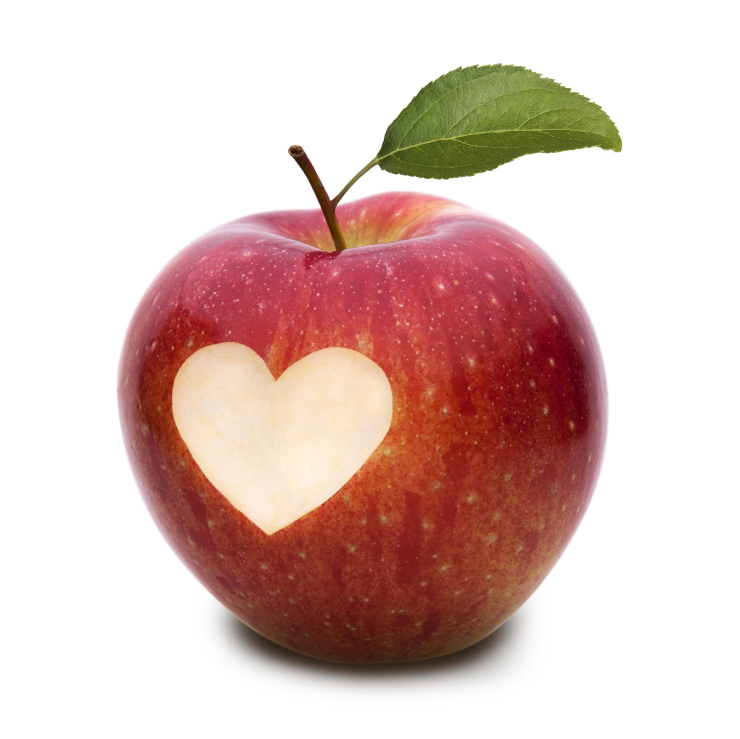
#> input picture Img/Train/All/0.0.jpg, 2218 x 2216 px (shown at 1/3 size); its folder holds only this picture in this run
$ python loader.py   (Python 2 division)
#> lines starting #> are read from the running program, lines starting #| are printed output that depends on the picture
import os
import Image
import numpy as np

numberOfImgs = 1020

def load_img():
    """
        Load training image

        Return: The labels and the images
    """
    # Create the temporary folder
    if not os.path.exists("./temp"):
        os.mkdir("./temp")

    # Resize the images to the temporary folder
    imgs = os.listdir("./Img/Train/All/")
    for i in range(len(imgs)):
        img = Image.open("./Img/Train/All/" + imgs[i])
#> img is the input picture: PIL image 2218x2216 RGB; mean R, G, B 220.7, 194, 188.6
        img = img.resize((200, 200))
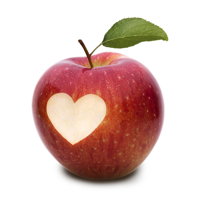
#> img: PIL image 200x200 RGB; mean R, G, B 220.6, 194, 188.6
        img.save("./temp/" + imgs[i])

    # Load the images again and product the labels
    datas = np.empty((numberOfImgs, 3, 200, 200), dtype="float32")
    labls = np.empty((numberOfImgs), dtype="uint8")
    imgs = os.listdir("./temp")
    print len(imgs)
    for i in range(len(imgs)):
        img = Image.open("./temp/" + imgs[i])
        img = np.asarray(img, dtype="float32")
#> img: shape (200, 200, 3) float32
        img = img.reshape((3, 200, 200))
        datas[i, :, :, :] = img
        labls[i] = int( imgs[i].split('.')[0] )
    print np.shape(datas)
    return datas, labls

load_img()

$ run again, on Img/Train/All/0.12.jpg
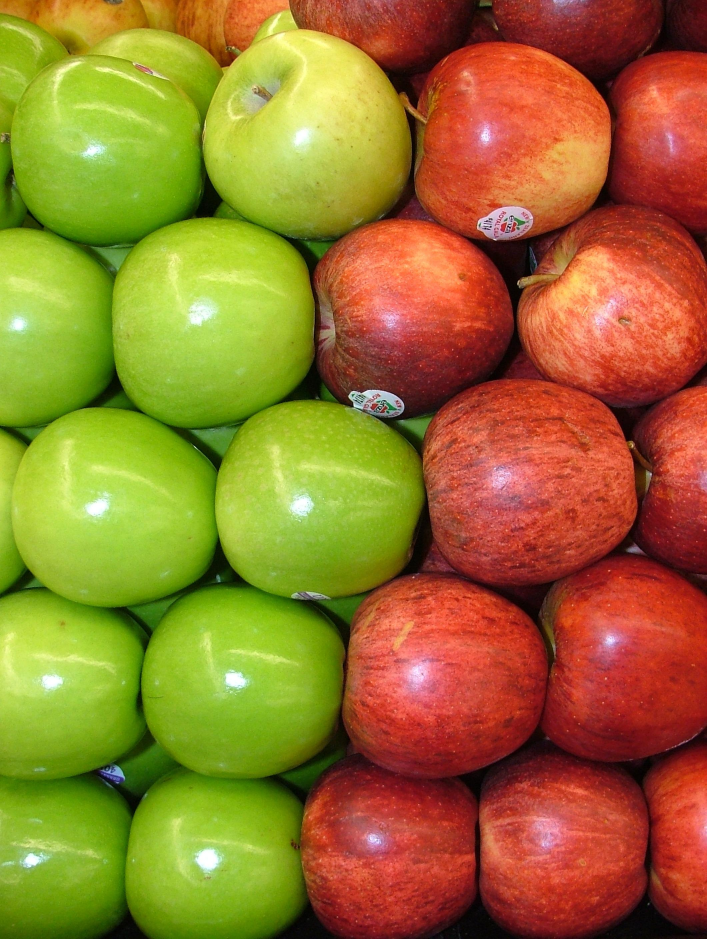
#> input picture Img/Train/All/0.12.jpg, 2120 x 2816 px (shown at 1/3 size)
#> in load_img, img is the input picture: PIL image 2120x2816 RGB; mean R, G, B 152.9, 116.9, 43.9
#> in load_img, `img = img.resize((200, 200))`:
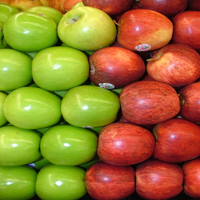
#> img: PIL image 200x200 RGB; mean R, G, B 152.9, 116.9, 43.9
#> in load_img, `img = Image.open("./temp/" + imgs[i])`:
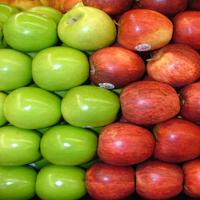
#> img: PIL image 200x200 RGB; mean R, G, B 152.9, 116.9, 44.6

$ run again, on Img/Train/All/0.13.jpg
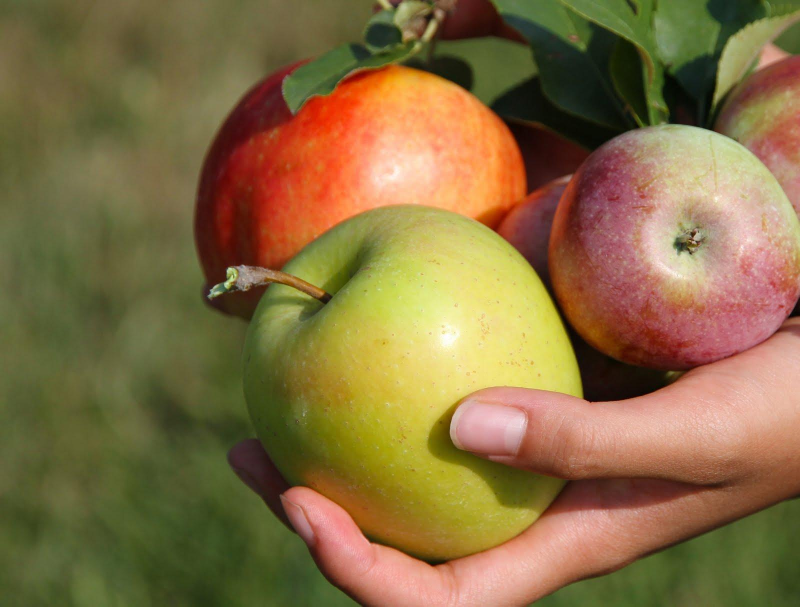
#> input picture Img/Train/All/0.13.jpg, 1600 x 1213 px (shown at 1/2 size)
#> in load_img, img is the input picture: PIL image 1600x1213 RGB; mean R, G, B 133.5, 110, 65.9
#> in load_img, `img = img.resize((200, 200))`:
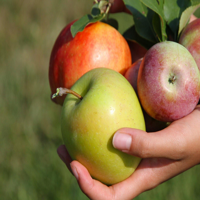
#> img: PIL image 200x200 RGB; mean R, G, B 133.5, 110, 65.9

$ run again, on Img/Train/All/0.14.jpg
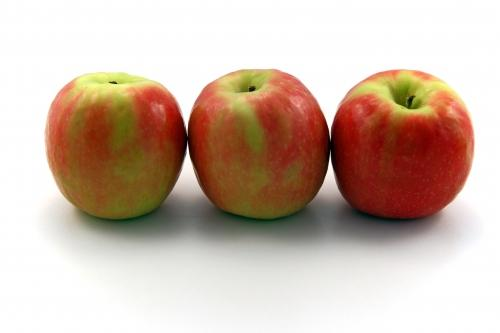
#> input picture Img/Train/All/0.14.jpg, 500 x 333 px
#> in load_img, img is the input picture: PIL image 500x333 RGB; mean R, G, B 205.4, 183.9, 170.2
#> in load_img, `img = img.resize((200, 200))`:
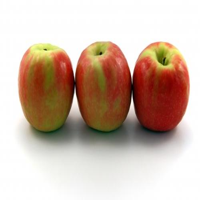
#> img: PIL image 200x200 RGB; mean R, G, B 205.4, 183.9, 170.2

$ run again, on Img/Train/All/0.1.jpg
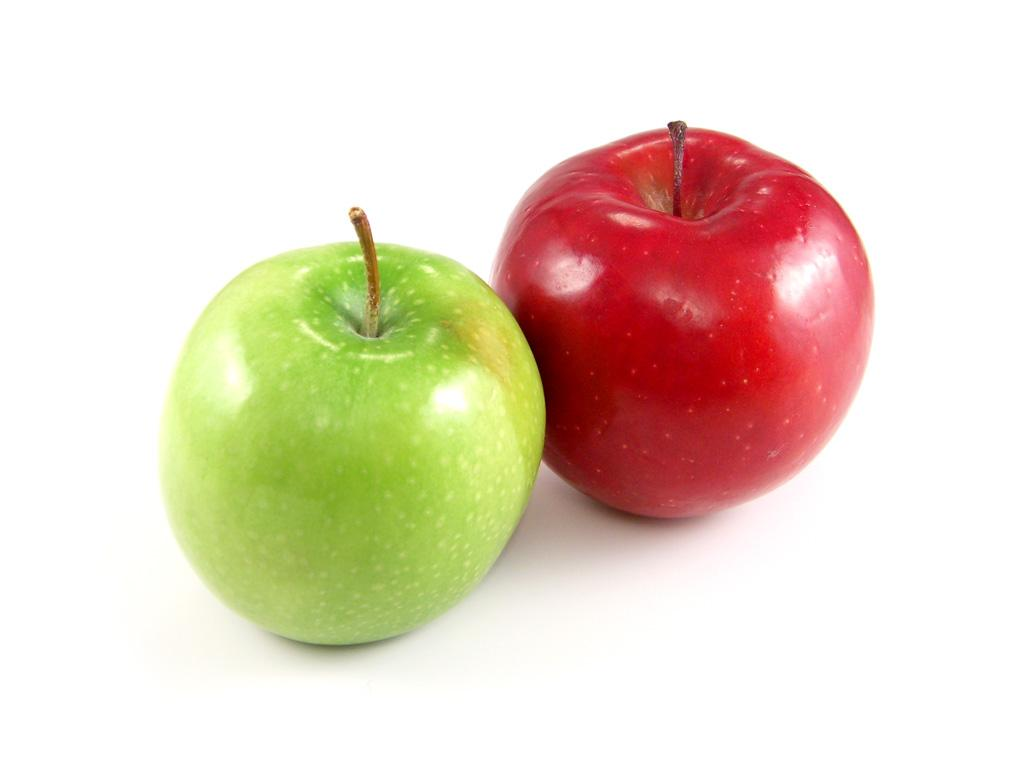
#> input picture Img/Train/All/0.1.jpg, 1024 x 768 px
#> in load_img, img is the input picture: PIL image 1024x768 RGB; mean R, G, B 232.1, 216.8, 199.5
#> in load_img, `img = img.resize((200, 200))`:
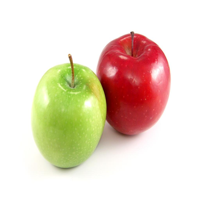
#> img: PIL image 200x200 RGB; mean R, G, B 232.1, 216.8, 199.5
